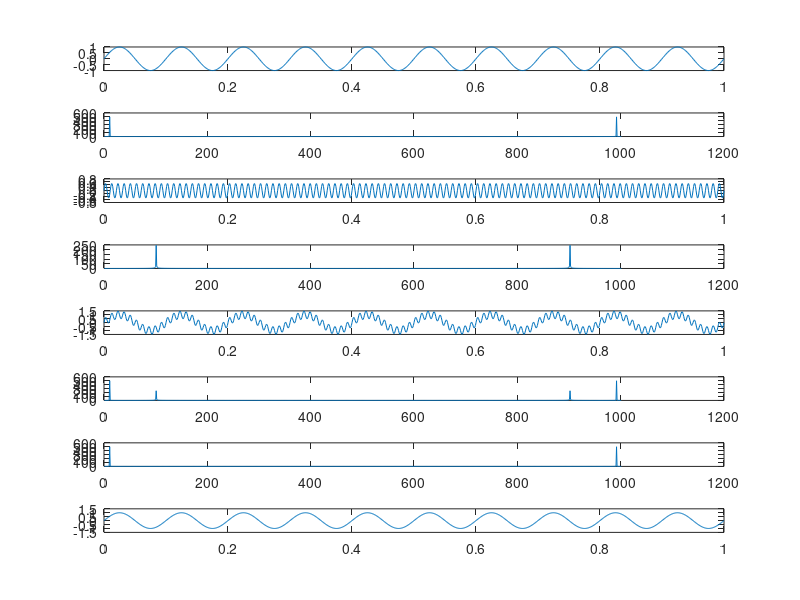

The MATLAB source for this figure:
#!/usr/bin/octave

sr = 1000;
tm = [0:1/sr:1];

s = 1 * sin(tm * 10 * 2 * pi);
t = 0.5 * sin(tm * 100 * 2 * pi);
u = s + t;

nw = 8;
subplot(nw, 1, 1);
plot(tm, s);
sfft = fft(s, 1001);
subplot(nw, 1, 2);
plot(abs(sfft));

subplot(nw, 1, 3);
plot(tm, t);
tfft = fft(t);
subplot(nw, 1, 4);
plot(abs(tfft));

subplot(nw, 1, 5);
plot(tm, u);
ufft = fft(u);
subplot(nw, 1, 6);
plot(abs(ufft));

vfft = ufft - tfft;
subplot(nw, 1, 7);
plot(abs(vfft)); #Works.
subplot(nw, 1, 8);
plot(tm, real(ifft((vfft)))); 

#To play an audio file use the sound function
#To read the samples in a sound file, use audioread.
